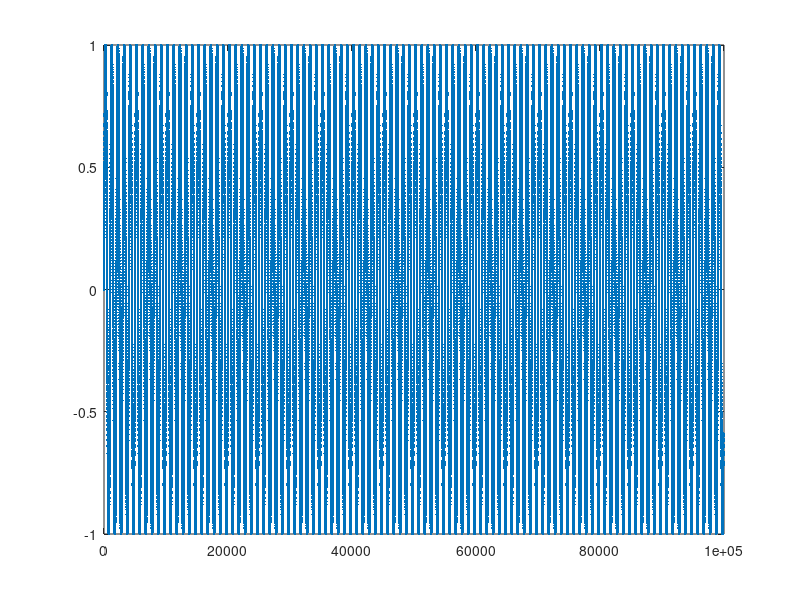

Write the MATLAB code that produced this figure.

% affichage d’un sinus de fréq. réduite 0
N = 1000 ; % nombre de points du sinus
nu0 = .1 ; % fréquence réduite du sinus
% construction du signal
n = 0:0.01:N-1 ;
s = sin(2*pi*nu0*n);
plot(s,'.-');